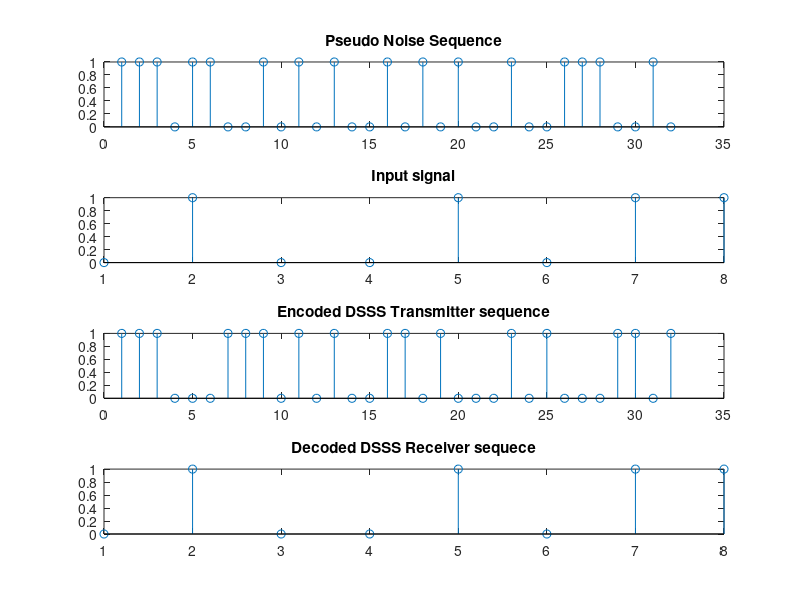

This chart was generated by the following MATLAB code:
clc;
clear all;

% Generate a pseudo random sequence(array) of length 32
pn_stream = round(rand(1, 32))

ip_sg = [0 1 0 0 1 0 1 1];
j = 1;

for i = 1:1:8
    if j < 32
        for k = j:1:j + 3
            tx(k) = xor(pn_stream(k), ip_sg(i));
        endfor
        j = j + 4;
    endif
endfor

len = length(tx);

for i = 1:1:len
    b(i) = xor(pn_stream(i), tx(i))
endfor

j = 1;

for k = 1:1:8
    if j < 32
        rx(k) = b(j)
        j = j + 4;
    endif
endfor

subplot(4, 1, 1)
stem(pn_stream)
title("Pseudo Noise Sequence")
subplot(4, 1, 2)
stem(ip_sg)
title("Input signal")
subplot(4, 1, 3)
stem(tx)
title("Encoded DSSS Transmitter sequence")
subplot(4, 1, 4)
stem(rx)
title("Decoded DSSS Receiver sequece")

